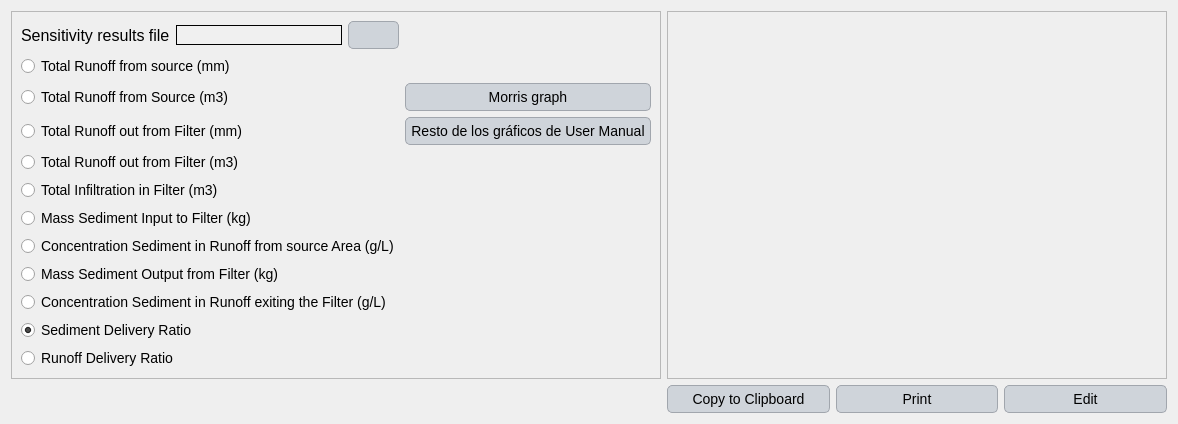
<?xml version="1.0" encoding="UTF-8"?>
<ui version="4.0">
 <class>Dialog</class>
 <widget class="QDialog" name="Dialog">
  <property name="geometry">
   <rect>
    <x>0</x>
    <y>0</y>
    <width>1175</width>
    <height>419</height>
   </rect>
  </property>
  <property name="windowTitle">
   <string>Dialog</string>
  </property>
  <property name="styleSheet">
   <string notr="true">QLabel {
    font-family: 'Georgia'; /* Cambiar la fuente a Georgia */
    font-size: 16px; /* Cambiar el tamaño de la fuente */
    color: #000000; /* Color del texto (blanco) */
}

QLineEdit {
    font-family: 'Georgia'; /* Cambiar la fuente a Georgia */
    font-size: 14px; /* Cambiar el tamaño de la fuente */
    color: #000000; /* Color del texto (blanco) */
    background-color: #f0f0f0; /* Color de fondo del QLineEdit */
    border: 1px solid #000000; /* Borde blanco */
}

QComboBox {
    font-family: 'Georgia'; /* Cambiar la fuente a Georgia */
    font-size: 14px; /* Cambiar el tamaño de la fuente */
    color: #000000; /* Color del texto (blanco) */
    background-color: #cfd4da; /* Fondo oscuro del ComboBox */
}

QRadioButton {
    font-family: 'Georgia'; /* Cambiar la fuente a Georgia */
    font-size: 14px; /* Cambiar el tamaño de la fuente */
    color: #000000; /* Color del texto (blanco) */
}

QCheckBox {
    font-family: 'Georgia'; /* Cambiar la fuente a Georgia */
    font-size: 14px; /* Cambiar el tamaño de la fuente */
    color: #000000; /* Color del texto (blanco) */
}

/* Cambiar la fuente y estilo de los QPushButton */
QPushButton {
    font-family: 'Georgia'; /* Cambiar la fuente */
    font-size: 14px; /* Cambiar el tamaño de la fuente */
    color: #000000; /* Color del texto negro */
    background-color: #cfd4da; /* Fondo gris claro */
    border: 1px solid #a1a6ad; /* Borde gris medio */
    border-radius: 5px; /* Bordes redondeados */
    padding: 5px; /* Espaciado interno */
}

/* Estilo cuando el ratón pasa sobre el botón */
QPushButton:hover {
    color: #000000; /* Mantener el texto negro */
    background-color: #b7bcc3; /* Fondo gris un poco más oscuro al pasar el mouse */
}

/* Estilo cuando el botón está presionado */
QPushButton:pressed {
    background-color: #a6acb3; /* Fondo ligeramente más oscuro al presionar */
    color: #000000; /* Mantener el texto negro cuando se presiona */
}



/* Estilo general para QTableWidget y QTableView */
QTableWidget, QTableView {
    font-family: 'Georgia'; /* Cambiar la fuente a Georgia */
    font-size: 14px; /* Tamaño de la fuente */
    color: #000000; /* Color del texto negro */
    background-color: #e6e9ed; /* Fondo gris claro para la tabla */
    gridline-color: #a1a6ad; /* Color de las líneas de la tabla (gris medio) */
    selection-background-color: #b7bcc3; /* Color de fondo cuando se selecciona una celda (gris suave) */
    selection-color: #000000; /* Color del texto cuando la celda está seleccionada (negro) */
}

/* Estilo para el encabezado horizontal de la tabla */
QHeaderView::section {
    font-family: 'Georgia'; /* Cambiar la fuente a Georgia */
    font-size: 14px; /* Tamaño de la fuente */
    color: #000000; /* Color del texto negro */
    background-color: #cfd4da; /* Fondo gris claro del encabezado */
    border: 1px solid #a1a6ad; /* Borde gris medio entre las secciones */
    padding: 4px; /* Espaciado interno en el encabezado */
}

/* Estilo para las celdas de la tabla al pasar el mouse */
QTableWidget::item:hover, QTableView::item:hover {
    background-color: #b7bcc3; /* Fondo gris suave al pasar el mouse */
    color: #000000; /* Mantener el texto negro */
}

/* Estilo para las celdas cuando están seleccionadas */
QTableWidget::item:selected, QTableView::item:selected {
    background-color: #a6acb3; /* Fondo gris intermedio cuando está seleccionado */
    color: #000000; /* Texto negro cuando está seleccionado */
}

/* Ajustar el tamaño de las celdas */
QTableWidget::item, QTableView::item {
    padding: 4px; /* Espaciado interno de las celdas */
}

/* Estilo para el borde inferior de la tabla */
QTableCornerButton::section {
    background-color: #cfd4da; /* Fondo del botón de esquina */
    border: 1px solid #a1a6ad; /* Borde gris medio del botón de esquina */
}</string>
  </property>
  <layout class="QGridLayout" name="gridLayout_2">
   <item row="0" column="0">
    <widget class="QFrame" name="frame">
     <property name="frameShape">
      <enum>QFrame::StyledPanel</enum>
     </property>
     <property name="frameShadow">
      <enum>QFrame::Raised</enum>
     </property>
     <layout class="QGridLayout" name="gridLayout">
      <item row="7" column="0">
       <widget class="QRadioButton" name="concentration_sediment">
        <property name="text">
         <string>Concentration Sediment in Runoff from source Area (g/L)</string>
        </property>
       </widget>
      </item>
      <item row="2" column="0">
       <widget class="QRadioButton" name="runoff_source_m3">
        <property name="text">
         <string>Total Runoff from Source (m3)</string>
        </property>
       </widget>
      </item>
      <item row="10" column="0">
       <widget class="QRadioButton" name="sediment_delivery">
        <property name="text">
         <string>Sediment Delivery Ratio</string>
        </property>
        <property name="checked">
         <bool>true</bool>
        </property>
       </widget>
      </item>
      <item row="9" column="0">
       <widget class="QRadioButton" name="sediment_runoff_exit">
        <property name="text">
         <string>Concentration Sediment in Runoff exiting the Filter (g/L)</string>
        </property>
       </widget>
      </item>
      <item row="6" column="0">
       <widget class="QRadioButton" name="sediment_input">
        <property name="text">
         <string>Mass Sediment Input to Filter (kg)</string>
        </property>
       </widget>
      </item>
      <item row="8" column="0">
       <widget class="QRadioButton" name="sediment_output">
        <property name="text">
         <string>Mass Sediment Output from Filter (kg)</string>
        </property>
       </widget>
      </item>
      <item row="11" column="0">
       <widget class="QRadioButton" name="runoff_delivery">
        <property name="text">
         <string>Runoff Delivery Ratio</string>
        </property>
       </widget>
      </item>
      <item row="4" column="0">
       <widget class="QRadioButton" name="runoff_filter_m3">
        <property name="text">
         <string>Total Runoff out from Filter (m3)</string>
        </property>
       </widget>
      </item>
      <item row="3" column="0">
       <widget class="QRadioButton" name="runoff_filter_mm">
        <property name="text">
         <string>Total Runoff out from Filter (mm)</string>
        </property>
       </widget>
      </item>
      <item row="5" column="0">
       <widget class="QRadioButton" name="infiltration_filter_m3">
        <property name="text">
         <string>Total Infiltration in Filter (m3)</string>
        </property>
       </widget>
      </item>
      <item row="0" column="0">
       <layout class="QHBoxLayout" name="horizontalLayout">
        <item>
         <widget class="QLabel" name="label">
          <property name="text">
           <string>Sensitivity results file</string>
          </property>
         </widget>
        </item>
        <item>
         <widget class="QLineEdit" name="csv_results"/>
        </item>
        <item>
         <widget class="QPushButton" name="browse">
          <property name="text">
           <string/>
          </property>
         </widget>
        </item>
       </layout>
      </item>
      <item row="1" column="0">
       <widget class="QRadioButton" name="runoff_source_mm">
        <property name="text">
         <string>Total Runoff from source (mm)</string>
        </property>
       </widget>
      </item>
      <item row="2" column="1">
       <widget class="QPushButton" name="pushButton_3">
        <property name="text">
         <string>Morris graph</string>
        </property>
       </widget>
      </item>
      <item row="3" column="1">
       <widget class="QPushButton" name="pushButton_5">
        <property name="text">
         <string>Resto de los gráficos de User Manual</string>
        </property>
       </widget>
      </item>
     </layout>
    </widget>
   </item>
   <item row="0" column="1">
    <widget class="QFrame" name="frame_2">
     <property name="minimumSize">
      <size>
       <width>500</width>
       <height>0</height>
      </size>
     </property>
     <property name="frameShape">
      <enum>QFrame::StyledPanel</enum>
     </property>
     <property name="frameShadow">
      <enum>QFrame::Raised</enum>
     </property>
    </widget>
   </item>
   <item row="1" column="1">
    <layout class="QHBoxLayout" name="horizontalLayout_2">
     <item>
      <widget class="QPushButton" name="pushButton_2">
       <property name="text">
        <string>Copy to Clipboard</string>
       </property>
      </widget>
     </item>
     <item>
      <widget class="QPushButton" name="pushButton">
       <property name="text">
        <string>Print</string>
       </property>
      </widget>
     </item>
     <item>
      <widget class="QPushButton" name="pushButton_4">
       <property name="text">
        <string>Edit</string>
       </property>
      </widget>
     </item>
    </layout>
   </item>
  </layout>
 </widget>
 <resources/>
 <connections/>
</ui>
